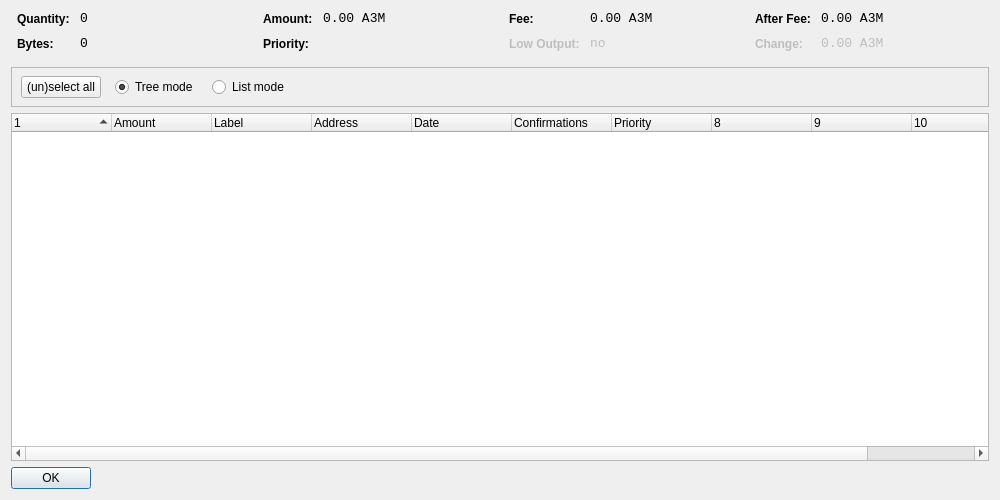
<?xml version="1.0" encoding="UTF-8"?>
<ui version="4.0">
 <class>CoinControlDialog</class>
 <widget class="QDialog" name="CoinControlDialog">
  <property name="geometry">
   <rect>
    <x>0</x>
    <y>0</y>
    <width>1000</width>
    <height>500</height>
   </rect>
  </property>
  <property name="windowTitle">
   <string>Coin Control</string>
  </property>
  <layout class="QVBoxLayout" name="verticalLayout">
   <item>
    <layout class="QHBoxLayout" name="horizontalLayoutTop" stretch="0,0,0,0">
     <property name="topMargin">
      <number>0</number>
     </property>
     <property name="bottomMargin">
      <number>10</number>
     </property>
     <item>
      <layout class="QFormLayout" name="formLayoutCoinControl1">
       <property name="horizontalSpacing">
        <number>10</number>
       </property>
       <property name="verticalSpacing">
        <number>10</number>
       </property>
       <property name="leftMargin">
        <number>6</number>
       </property>
       <property name="rightMargin">
        <number>6</number>
       </property>
       <item row="0" column="0">
        <widget class="QLabel" name="labelCoinControlQuantityText">
         <property name="styleSheet">
          <string notr="true">font-weight:bold;</string>
         </property>
         <property name="text">
          <string>Quantity:</string>
         </property>
        </widget>
       </item>
       <item row="0" column="1">
        <widget class="QLabel" name="labelCoinControlQuantity">
         <property name="font">
          <font>
           <family>Monospace</family>
           <pointsize>10</pointsize>
          </font>
         </property>
         <property name="cursor">
          <cursorShape>IBeamCursor</cursorShape>
         </property>
         <property name="contextMenuPolicy">
          <enum>Qt::ActionsContextMenu</enum>
         </property>
         <property name="text">
          <string notr="true">0</string>
         </property>
         <property name="textInteractionFlags">
          <set>Qt::LinksAccessibleByMouse|Qt::TextSelectableByKeyboard|Qt::TextSelectableByMouse</set>
         </property>
        </widget>
       </item>
       <item row="1" column="0">
        <widget class="QLabel" name="labelCoinControlBytesText">
         <property name="styleSheet">
          <string notr="true">font-weight:bold;</string>
         </property>
         <property name="text">
          <string>Bytes:</string>
         </property>
        </widget>
       </item>
       <item row="1" column="1">
        <widget class="QLabel" name="labelCoinControlBytes">
         <property name="font">
          <font>
           <family>Monospace</family>
           <pointsize>10</pointsize>
          </font>
         </property>
         <property name="cursor">
          <cursorShape>IBeamCursor</cursorShape>
         </property>
         <property name="contextMenuPolicy">
          <enum>Qt::ActionsContextMenu</enum>
         </property>
         <property name="text">
          <string notr="true">0</string>
         </property>
         <property name="textInteractionFlags">
          <set>Qt::LinksAccessibleByMouse|Qt::TextSelectableByKeyboard|Qt::TextSelectableByMouse</set>
         </property>
        </widget>
       </item>
      </layout>
     </item>
     <item>
      <layout class="QFormLayout" name="formLayoutCoinControl2">
       <property name="horizontalSpacing">
        <number>10</number>
       </property>
       <property name="verticalSpacing">
        <number>10</number>
       </property>
       <property name="leftMargin">
        <number>6</number>
       </property>
       <property name="rightMargin">
        <number>6</number>
       </property>
       <item row="0" column="0">
        <widget class="QLabel" name="labelCoinControlAmountText">
         <property name="styleSheet">
          <string notr="true">font-weight:bold;</string>
         </property>
         <property name="text">
          <string>Amount:</string>
         </property>
        </widget>
       </item>
       <item row="0" column="1">
        <widget class="QLabel" name="labelCoinControlAmount">
         <property name="font">
          <font>
           <family>Monospace</family>
           <pointsize>10</pointsize>
          </font>
         </property>
         <property name="cursor">
          <cursorShape>IBeamCursor</cursorShape>
         </property>
         <property name="contextMenuPolicy">
          <enum>Qt::ActionsContextMenu</enum>
         </property>
         <property name="text">
          <string notr="true">0.00 A3M</string>
         </property>
         <property name="textInteractionFlags">
          <set>Qt::LinksAccessibleByMouse|Qt::TextSelectableByKeyboard|Qt::TextSelectableByMouse</set>
         </property>
        </widget>
       </item>
       <item row="1" column="0">
        <widget class="QLabel" name="labelCoinControlPriorityText">
         <property name="styleSheet">
          <string notr="true">font-weight:bold;</string>
         </property>
         <property name="text">
          <string>Priority:</string>
         </property>
        </widget>
       </item>
       <item row="1" column="1">
        <widget class="QLabel" name="labelCoinControlPriority">
         <property name="font">
          <font>
           <family>Monospace</family>
           <pointsize>10</pointsize>
          </font>
         </property>
         <property name="cursor">
          <cursorShape>IBeamCursor</cursorShape>
         </property>
         <property name="contextMenuPolicy">
          <enum>Qt::ActionsContextMenu</enum>
         </property>
         <property name="text">
          <string/>
         </property>
         <property name="textInteractionFlags">
          <set>Qt::LinksAccessibleByMouse|Qt::TextSelectableByKeyboard|Qt::TextSelectableByMouse</set>
         </property>
        </widget>
       </item>
      </layout>
     </item>
     <item>
      <layout class="QFormLayout" name="formLayoutCoinControl3">
       <property name="horizontalSpacing">
        <number>10</number>
       </property>
       <property name="verticalSpacing">
        <number>10</number>
       </property>
       <property name="leftMargin">
        <number>6</number>
       </property>
       <property name="rightMargin">
        <number>6</number>
       </property>
       <item row="0" column="0">
        <widget class="QLabel" name="labelCoinControlFeeText">
         <property name="styleSheet">
          <string notr="true">font-weight:bold;</string>
         </property>
         <property name="text">
          <string>Fee:</string>
         </property>
        </widget>
       </item>
       <item row="0" column="1">
        <widget class="QLabel" name="labelCoinControlFee">
         <property name="font">
          <font>
           <family>Monospace</family>
           <pointsize>10</pointsize>
          </font>
         </property>
         <property name="cursor">
          <cursorShape>IBeamCursor</cursorShape>
         </property>
         <property name="contextMenuPolicy">
          <enum>Qt::ActionsContextMenu</enum>
         </property>
         <property name="text">
          <string notr="true">0.00 A3M</string>
         </property>
         <property name="textInteractionFlags">
          <set>Qt::LinksAccessibleByMouse|Qt::TextSelectableByKeyboard|Qt::TextSelectableByMouse</set>
         </property>
        </widget>
       </item>
       <item row="1" column="0">
        <widget class="QLabel" name="labelCoinControlLowOutputText">
         <property name="enabled">
          <bool>false</bool>
         </property>
         <property name="styleSheet">
          <string notr="true">font-weight:bold;</string>
         </property>
         <property name="text">
          <string>Low Output:</string>
         </property>
        </widget>
       </item>
       <item row="1" column="1">
        <widget class="QLabel" name="labelCoinControlLowOutput">
         <property name="enabled">
          <bool>false</bool>
         </property>
         <property name="font">
          <font>
           <family>Monospace</family>
           <pointsize>10</pointsize>
          </font>
         </property>
         <property name="cursor">
          <cursorShape>IBeamCursor</cursorShape>
         </property>
         <property name="contextMenuPolicy">
          <enum>Qt::ActionsContextMenu</enum>
         </property>
         <property name="text">
          <string notr="true">no</string>
         </property>
         <property name="textInteractionFlags">
          <set>Qt::LinksAccessibleByMouse|Qt::TextSelectableByKeyboard|Qt::TextSelectableByMouse</set>
         </property>
        </widget>
       </item>
      </layout>
     </item>
     <item>
      <layout class="QFormLayout" name="formLayoutCoinControl4">
       <property name="horizontalSpacing">
        <number>10</number>
       </property>
       <property name="verticalSpacing">
        <number>10</number>
       </property>
       <property name="leftMargin">
        <number>6</number>
       </property>
       <property name="rightMargin">
        <number>6</number>
       </property>
       <item row="0" column="0">
        <widget class="QLabel" name="labelCoinControlAfterFeeText">
         <property name="styleSheet">
          <string notr="true">font-weight:bold;</string>
         </property>
         <property name="text">
          <string>After Fee:</string>
         </property>
        </widget>
       </item>
       <item row="0" column="1">
        <widget class="QLabel" name="labelCoinControlAfterFee">
         <property name="font">
          <font>
           <family>Monospace</family>
           <pointsize>10</pointsize>
          </font>
         </property>
         <property name="cursor">
          <cursorShape>IBeamCursor</cursorShape>
         </property>
         <property name="contextMenuPolicy">
          <enum>Qt::ActionsContextMenu</enum>
         </property>
         <property name="text">
          <string notr="true">0.00 A3M</string>
         </property>
         <property name="textInteractionFlags">
          <set>Qt::LinksAccessibleByMouse|Qt::TextSelectableByKeyboard|Qt::TextSelectableByMouse</set>
         </property>
        </widget>
       </item>
       <item row="1" column="0">
        <widget class="QLabel" name="labelCoinControlChangeText">
         <property name="enabled">
          <bool>false</bool>
         </property>
         <property name="styleSheet">
          <string notr="true">font-weight:bold;</string>
         </property>
         <property name="text">
          <string>Change:</string>
         </property>
        </widget>
       </item>
       <item row="1" column="1">
        <widget class="QLabel" name="labelCoinControlChange">
         <property name="enabled">
          <bool>false</bool>
         </property>
         <property name="font">
          <font>
           <family>Monospace</family>
           <pointsize>10</pointsize>
          </font>
         </property>
         <property name="cursor">
          <cursorShape>IBeamCursor</cursorShape>
         </property>
         <property name="contextMenuPolicy">
          <enum>Qt::ActionsContextMenu</enum>
         </property>
         <property name="text">
          <string notr="true">0.00 A3M</string>
         </property>
         <property name="textInteractionFlags">
          <set>Qt::LinksAccessibleByMouse|Qt::TextSelectableByKeyboard|Qt::TextSelectableByMouse</set>
         </property>
        </widget>
       </item>
      </layout>
     </item>
    </layout>
   </item>
   <item>
    <widget class="QFrame" name="frame">
     <property name="minimumSize">
      <size>
       <width>0</width>
       <height>40</height>
      </size>
     </property>
     <property name="frameShape">
      <enum>QFrame::StyledPanel</enum>
     </property>
     <property name="frameShadow">
      <enum>QFrame::Sunken</enum>
     </property>
     <widget class="QWidget" name="horizontalLayoutWidget">
      <property name="geometry">
       <rect>
        <x>10</x>
        <y>0</y>
        <width>781</width>
        <height>41</height>
       </rect>
      </property>
      <layout class="QHBoxLayout" name="horizontalLayoutPanel" stretch="0,0,0,0,0">
       <property name="spacing">
        <number>14</number>
       </property>
       <item>
        <widget class="QPushButton" name="pushButtonSelectAll">
         <property name="sizePolicy">
          <sizepolicy hsizetype="Maximum" vsizetype="Fixed">
           <horstretch>0</horstretch>
           <verstretch>0</verstretch>
          </sizepolicy>
         </property>
         <property name="text">
          <string>(un)select all</string>
         </property>
        </widget>
       </item>
       <item>
        <widget class="QRadioButton" name="radioTreeMode">
         <property name="sizePolicy">
          <sizepolicy hsizetype="Maximum" vsizetype="Fixed">
           <horstretch>0</horstretch>
           <verstretch>0</verstretch>
          </sizepolicy>
         </property>
         <property name="text">
          <string>Tree mode</string>
         </property>
         <property name="checked">
          <bool>true</bool>
         </property>
        </widget>
       </item>
       <item>
        <widget class="QRadioButton" name="radioListMode">
         <property name="sizePolicy">
          <sizepolicy hsizetype="Maximum" vsizetype="Fixed">
           <horstretch>0</horstretch>
           <verstretch>0</verstretch>
          </sizepolicy>
         </property>
         <property name="text">
          <string>List mode</string>
         </property>
        </widget>
       </item>
       <item>
        <spacer name="horizontalSpacer">
         <property name="orientation">
          <enum>Qt::Horizontal</enum>
         </property>
         <property name="sizeHint" stdset="0">
          <size>
           <width>40</width>
           <height>20</height>
          </size>
         </property>
        </spacer>
       </item>
      </layout>
     </widget>
    </widget>
   </item>
   <item>
    <widget class="CoinControlTreeWidget" name="treeWidget">
     <property name="contextMenuPolicy">
      <enum>Qt::CustomContextMenu</enum>
     </property>
     <property name="sortingEnabled">
      <bool>false</bool>
     </property>
     <property name="columnCount">
      <number>11</number>
     </property>
     <attribute name="headerShowSortIndicator" stdset="0">
      <bool>true</bool>
     </attribute>
     <attribute name="headerStretchLastSection">
      <bool>false</bool>
     </attribute>
     <column>
      <property name="text">
       <string/>
      </property>
     </column>
     <column>
      <property name="text">
       <string>Amount</string>
      </property>
     </column>
     <column>
      <property name="text">
       <string>Label</string>
      </property>
     </column>
     <column>
      <property name="text">
       <string>Address</string>
      </property>
     </column>
     <column>
      <property name="text">
       <string>Date</string>
      </property>
     </column>
     <column>
      <property name="text">
       <string>Confirmations</string>
      </property>
      <property name="toolTip">
       <string>Confirmed</string>
      </property>
     </column>
     <column>
      <property name="text">
       <string>Priority</string>
      </property>
     </column>
     <column>
      <property name="text">
       <string/>
      </property>
     </column>
     <column>
      <property name="text">
       <string/>
      </property>
     </column>
     <column>
      <property name="text">
       <string/>
      </property>
     </column>
     <column>
      <property name="text">
       <string/>
      </property>
     </column>
    </widget>
   </item>
   <item>
    <widget class="QDialogButtonBox" name="buttonBox">
     <property name="sizePolicy">
      <sizepolicy hsizetype="Maximum" vsizetype="Fixed">
       <horstretch>0</horstretch>
       <verstretch>0</verstretch>
      </sizepolicy>
     </property>
     <property name="orientation">
      <enum>Qt::Horizontal</enum>
     </property>
     <property name="standardButtons">
      <set>QDialogButtonBox::Ok</set>
     </property>
    </widget>
   </item>
  </layout>
 </widget>
 <customwidgets>
  <customwidget>
   <class>CoinControlTreeWidget</class>
   <extends>QTreeWidget</extends>
   <header>coincontroltreewidget.h</header>
  </customwidget>
 </customwidgets>
 <resources/>
 <connections/>
</ui>
